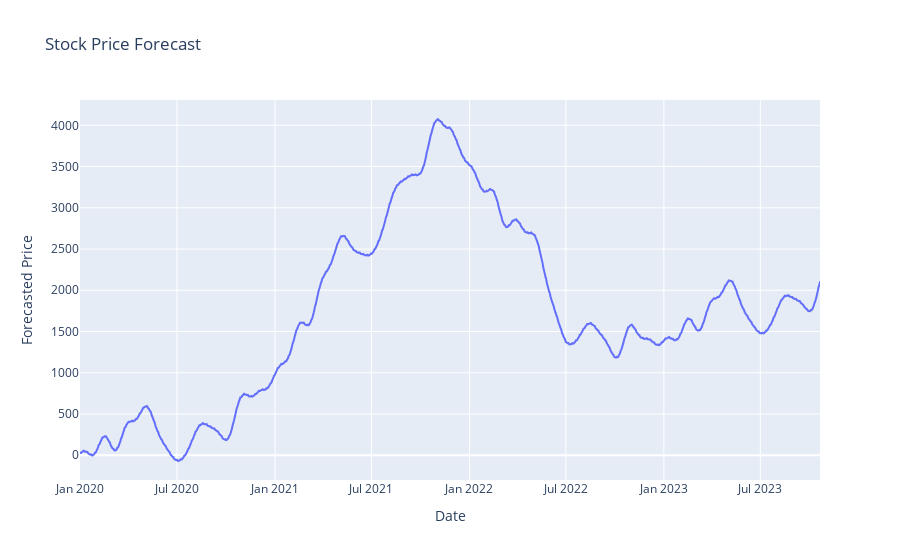

Notebook source saved alongside this figure:
### Code cell
# Assuming you have already obtained the 'forecast' DataFrame from the Prophet model

# Create an interactive line plot using Plotly Express
fig = px.line(forecast, x='ds', y='yhat', labels={'ds': 'Date', 'yhat': 'Forecasted Price'}, title='Stock Price Forecast')

# Show the plot
fig.show()

### Figure 1 — Plotly figure (JSON) as saved in the notebook; plotly's stock layout.template omitted (floating-point values rounded to 4 significant figures; data arrays with more than 128 entries replaced by an {"elided": "..."} marker saying what was removed)
{"data": [{"hovertemplate": "Date=%{x}<br>Forecasted Price=%{y}<extra></extra>", "legendgroup": "", "line": {"color": "#636efa", "dash": "solid"}, "marker": {"symbol": "circle"}, "mode": "lines", "name": "", "showlegend": false, "type": "scattergl", "x": {"elided": "1389 str values"}, "xaxis": "x", "y": {"elided": "1389 float values"}, "yaxis": "y"}], "layout": {"legend": {"tracegroupgap": 0}, "title": {"text": "Stock Price Forecast"}, "xaxis": {"anchor": "y", "domain": [0, 1], "title": {"text": "Date"}}, "yaxis": {"anchor": "x", "domain": [0, 1], "title": {"text": "Forecasted Price"}}}}
